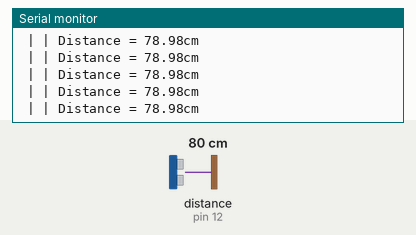
Simulated run of this sketch. Board: Arduino Uno, built with avr-gcc and run on an emulated ATmega328P. Parts: the last lines printed to the serial monitor. Wiring (inferred from the names in the program): ultrasonic range finder: trigger pin 13; echo pin 12. The inputs (shaded band) are chosen by the test bench; at power-on: distance to the obstacle (sensor on pin 12) 80 cm. The echo pulse lasts 58.3 µs per cm.

Above: at 1.2 s.
1.3 s: distance to the obstacle (sensor on pin 12) set to 2 cm
At 2.0 s:
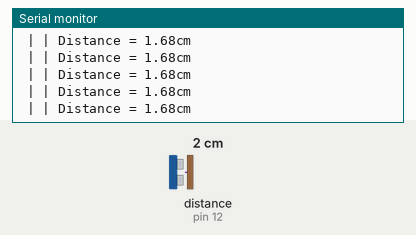
4.3 s: distance to the obstacle (sensor on pin 12) set to 18 cm
At 5.3 s:
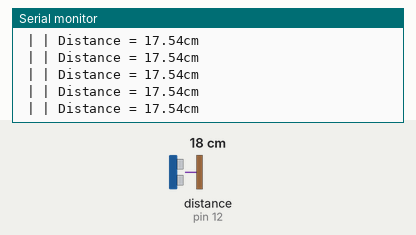
7.3 s: distance to the obstacle (sensor on pin 12) set to 4 cm
At 7.8 s:
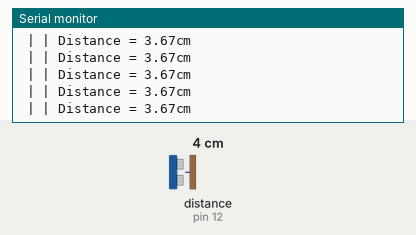
13.3 s: distance to the obstacle (sensor on pin 12) set to 35 cm
At 13.9 s:
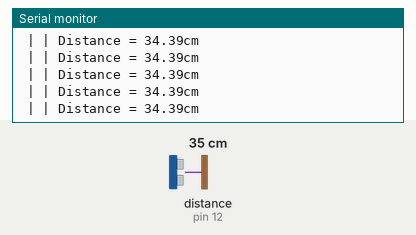
16.3 s: distance to the obstacle (sensor on pin 12) set to 9 cm
At 17.4 s:
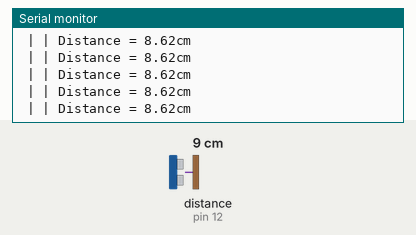
Timing chart, 0 to 19.3 s (numbered marks = the images above; inputs shaded):
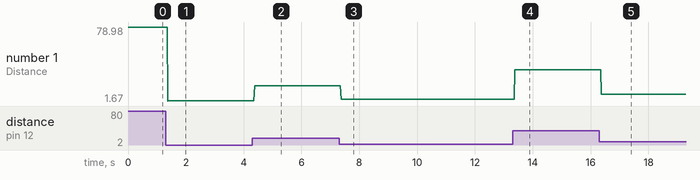

The sketch:

4_1_ultrasonic_test.ino
```cpp
/*****************************************************

 * This code applies to cokoino 4WD Control Board for Arduino
 * Through this link you can download the source code:
 * https://github.com/Cokoino/CKK0019
 * Company web site:
 * http://cokoino.com/

*****************************************************/
#define Trig 13 //Tring pin connect to  IO D13
#define Echo 12 //Echo pin connect to IO D12
float cm; //Distance variable
float temp;

void setup()
{
  Serial.begin(9600);
  pinMode(Trig, OUTPUT);
  pinMode(Echo, INPUT);
}

void loop()
{
  //Send a short, low-high-low pulse to the Trig
  digitalWrite(Trig, LOW); //Send a low level to Trig (initialize)
  delayMicroseconds(2);
  digitalWrite(Trig,HIGH); //Send a high level to Trig
  delayMicroseconds(10);
  digitalWrite(Trig, LOW);

  temp = float(pulseIn(Echo, HIGH)); //Store the echo wait time
  //The pulseIn function waits for the pin to become HIGH,
  //starts calculating the time, and then waits for the pin to become LOW and stops timing

  //The speed of sound is 340m/1s converted to 34000cm / 1000000μs = 34/1000
  //Because it's one way to send to receive, we only need one way, so ➗2
  //Distance (cm) = (Echo time * (34/1000)) / 2
  //The simplified calculation formula is (echo time * 17)/ 1000

  cm = (temp * 17 )/1000; //Convert echo time to distance cm

  Serial.print(" | | Distance = ");
  Serial.print(cm);//The output distance of serial port is converted to cm
  Serial.println("cm");
}
```

Measured:
- after the input at 1.3 s, the serial monitor: prints a new line after 0.08 s (image 1)
- after the input at 4.3 s, the serial monitor: prints a new line after 0.08 s (image 2)
- after the input at 7.3 s, the serial monitor: prints a new line after 0.07 s (image 3)
- after the input at 13.3 s, the serial monitor: prints a new line after 0.08 s (image 4)
- after the input at 16.3 s, the serial monitor: prints a new line after 0.07 s (image 5)
- plotted number 1: 78.98 → 1.68 after the input at 1.3 s, 1.68 → 17.54 after the input at 4.3 s, 17.54 → 3.67 after the input at 7.3 s, 3.67 → 34.39 after the input at 13.3 s, 34.39 → 8.62 after the input at 16.3 s
